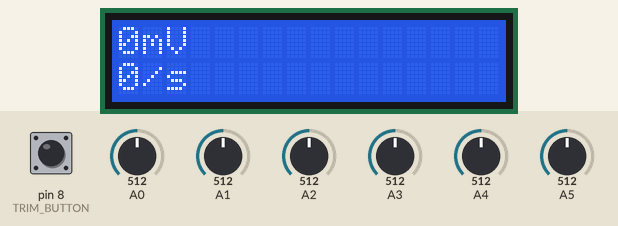
Recording of a sketch running on a simulated Arduino Uno, built with avr-gcc and run on an emulated ATmega328P. On the bench: 16×2 character LCD. The test bench sets the inputs (shaded band); at power-on: pin 8 (TRIM_BUTTON) LOW, A0 = 512, A1 = 512, A2 = 512, A3 = 512, A4 = 512, A5 = 512. No radio packets arrive unless stated; what the sketch prints to the serial monitor is not drawn.

Above: at 1.2 s.
1.3 s: pin 8 (TRIM_BUTTON) pulled HIGH for 0.15 s
At 1.36 s:
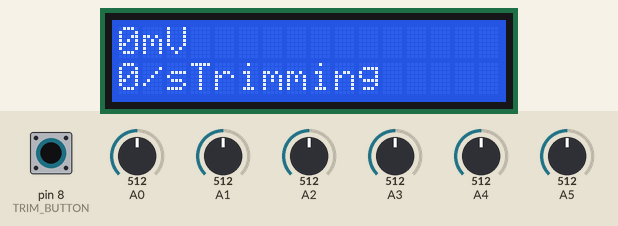
At 1.8 s:
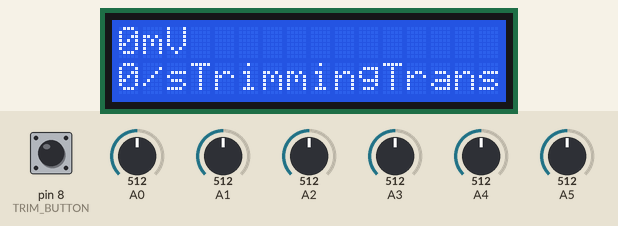
3.5 s: pin 8 (TRIM_BUTTON) pulled HIGH for 1 s
At 5.0 s:
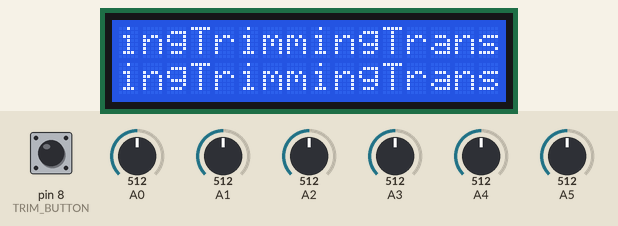
Timing chart, 0 to 6.5 s (numbered marks = the images above; inputs shaded):
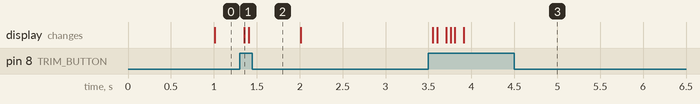

Measured:
- after the input at 1.3 s, the display: changes after 0.05 s (image 1)
- after the input at 3.5 s, the display: first changes after 0.05 s (image 3 shows a later state)

The sketch:

transmitter.ino
```cpp
#include <SPI.h>
#include <nRF24L01.h>
#include <RF24.h>
#include <EEPROM.h>
#include <LiquidCrystal.h>
const uint64_t pipeOut = 000322;
const uint64_t pipeIn = 000321;
#define RS 2
#define EN 3
#define D4 4
#define D5 5
#define D6 6
#define D7 7
#define TRIM_BUTTON 8
#define TRIM 0
#define TRANSMIT 1
#define CENTER 2
uint8_t state;

RF24 radio(9, 10);
LiquidCrystal lcd(RS, EN, D4, D5, D6, D7);

int throttleOffset = 0;
int pitchOffset = 0;
int rollOffset = 0;
int yawOffset = 0;


struct Signal{
  byte throttle;
  byte pitch;
  byte roll;
  byte yaw;
  byte aux1;
  byte aux2;
  byte aux3;
  byte aux4;
};

struct Telemetry{
  uint16_t id;
  uint16_t bat;
};

Signal data;
Telemetry telemetry;
void ResetData(){
  data.throttle = 0;
  data.pitch = 127;
  data.roll = 127;
  data.yaw = 127;
  data.aux1 = 0;
  data.aux2 = 0;
  data.aux3 = 0;
  data.aux4 = 0;
}

uint16_t ToMilliVolts(uint16_t adcValue){

  return (adcValue * 5000UL) >> 10;
}

uint16_t received = 0;
unsigned long start = millis();
uint16_t firstPacket;
void setup(){
  Serial.begin(9600);
  radio.begin();
  radio.openWritingPipe(pipeOut);
  radio.openReadingPipe(1, pipeIn);
  radio.setChannel(109);
  radio.enableAckPayload();
  radio.enableDynamicPayloads();
  radio.setDataRate(RF24_250KBPS);
  radio.setPALevel(RF24_PA_MAX);
  radio.stopListening();
  ResetData();
  received = 0;
  start = millis();
  lcd.begin(16, 2);
  lcd.print("hello");
  Serial.println("hello");
  state = TRANSMIT;
}

int Border_Map(int val, int lower, int middle, int upper, bool reverse){
  val = constrain(val, lower, upper);
  if ( val < middle ){
    val = map(val, lower, middle, 0, 128);
  } else {
    val = map(val, middle, upper, 128, 255);
  }
  return ( reverse ? 255 - val : val );
}

void loop(){
  switch(state){
    case TRIM:
    {
      // Enter trimming by pressing button
      if(digitalRead(TRIM_BUTTON)){
        // Make sure button stopped bouncing
        delay(50);
        if(digitalRead(TRIM_BUTTON)){
          state = TRANSMIT;
          lcd.print("Transmitting");
          break;
        }
      }

      break;
    }
    case TRANSMIT:
    {
      // Enter trimming by pressing button
      if(digitalRead(TRIM_BUTTON)){
        // Make sure button stopped bouncing
        delay(50);
        if(digitalRead(TRIM_BUTTON)){
           state = TRIM;
           lcd.print("Trimming");
           break;
        }
      }
      data.roll = Border_Map( analogRead(A3) - rollOffset, 0, 512, 1023, true );
      data.pitch = Border_Map( analogRead(A2) - pitchOffset, 0, 512, 1023, true );
      data.throttle = Border_Map( analogRead(A1) - throttleOffset, 0, 512, 1023, false );
      data.yaw = Border_Map( analogRead(A0) - yawOffset, 0, 512, 1023, false );
      data.aux1 = Border_Map( analogRead(A4), 0, 512, 1023, true );
      data.aux2 = Border_Map( analogRead(A5), 0, 512, 1023, true );
      data.aux3 = 0;
      data.aux4 = 0;

      radio.write(&data, sizeof(Signal));

      while(radio.available()){
        radio.read(&telemetry, sizeof(telemetry));
        if(received == 0) firstPacket = telemetry.id;
        received++;
      }
      if(millis() - start >= 1000){
        Serial.print(received);
        Serial.print("/");
        Serial.print(telemetry.id - firstPacket);
        Serial.print("/");
        Serial.println(telemetry.id);
        lcd.clear();
        lcd.print(ToMilliVolts(telemetry.bat));
        lcd.print("mV");
        lcd.setCursor(0, 1);
        lcd.print(received);
        lcd.print("/s");
        received = 0;
        start = millis();
      }
      break;
    }
    case CENTER:
    {
      lcd.clear();
      lcd.print("Center the joysticks");
      unsigned long centerStart = millis();
      if(millis() - centerStart > 1000){
        throttleOffset = analogRead(A1);
        pitchOffset = analogRead(A2);
        rollOffset = analogRead(A3);
        yawOffset = analogRead(A0);
        state = TRANSMIT;
      }
      state = TRANSMIT;
      break;
    }
  }
}
```
